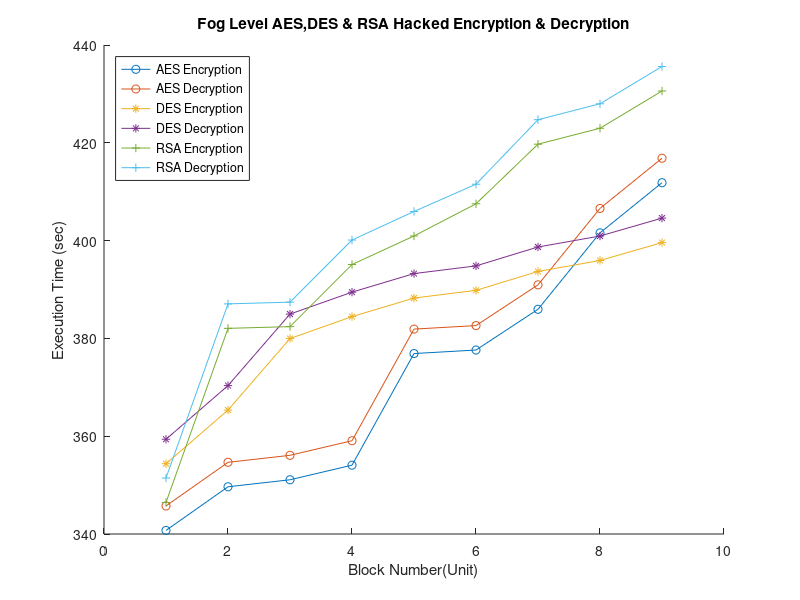

Source code (MATLAB):
clear all;
close all;
clc

A= dlmread("hacked.csv");
x= A(:,1);
x1= A(:,2);
y= A(:,3);
y1= A(:,4);
z= A(:,5);
z1= A(:,6);

hold on
plot(x, '-o');
plot(x1, '-o');
plot(y, '-*');
plot(y1, '-*');
plot(z, '-+');
plot(z1, '-+');

legend('AES Encryption','AES Decryption', 'DES Encryption', 'DES Decryption','RSA Encryption','RSA Decryption',  'Location', 'NorthWest')
xlabel('Block Number(Unit)'), ylabel('Execution Time (sec)')
title('Fog Level AES,DES & RSA Hacked Encryption & Decryption')
